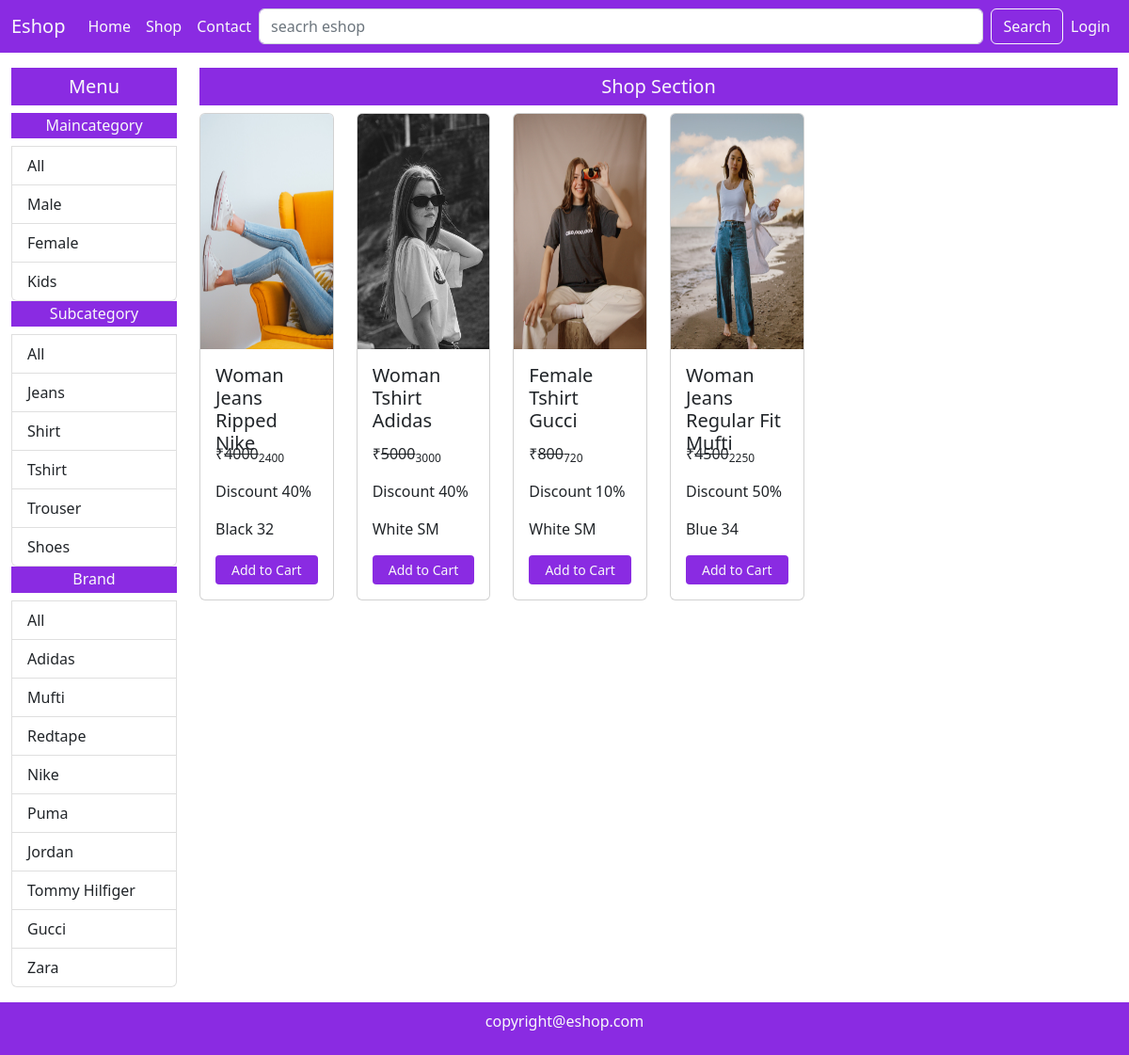
Page /shop/Female/All/All/ on the committed database.
### mainApp/models.py (models this page shows, shortened)
class Maincategory(models.Model):
    id = models.AutoField(primary_key=True)
    name = models.CharField(max_length=20)

class Subcategory(models.Model):
    id = models.AutoField(primary_key=True)
    name = models.CharField(max_length=20)

class Brand(models.Model):
    id = models.AutoField(primary_key=True)
    name = models.CharField(max_length=20)

class Product(models.Model):
    id = models.AutoField(primary_key=True)
    name = models.CharField(max_length=50)
    maincategory = models.ForeignKey(Maincategory,on_delete=models.CASCADE)
    subcategory = models.ForeignKey(Subcategory,on_delete=models.CASCADE)
    brand = models.ForeignKey(Brand,on_delete=models.CASCADE)
    color = models.CharField(max_length=20)
    size = models.CharField(max_length=20)
    stock = models.CharField(max_length=20,default="In Stock",null=True,blank=True)
    description = models.TextField()
    baseprice = models.IntegerField()
    discount = models.IntegerField(default=0,null=True,blank=True)
    finalprice = models.IntegerField()
    pic1 = models.ImageField(upload_to="uploads",default="",null=True,blank=True)
    pic2 = models.ImageField(upload_to="uploads",default="",null=True,blank=True)
    pic3 = models.ImageField(upload_to="uploads",default="",null=True,blank=True)
    pic4 = models.ImageField(upload_to="uploads",default="",null=True,blank=True)

### mainApp/views.py (the view)
# urls.py: path('shop/<str:mc>/<str:sc>/<str:br>/',views.shop),
def shop(Request,mc,sc,br):
    if(mc=='All' and sc=='All' and br=='All'):
        data = Product.objects.all().order_by('id').reverse()
    elif(mc!='All' and sc=='All' and br=='All'):
        data = Product.objects.filter(maincategory=Maincategory.objects.get(name=mc)).order_by('id').reverse()
    elif(mc=='All' and sc!='All' and br=='All'):
        data = Product.objects.filter(subcategory=Subcategory.objects.get(name=sc)).order_by('id').reverse()
    elif(mc=='All' and sc=='All' and br!='All'):
        data = Product.objects.filter(brand=Brand.objects.get(name=br)).order_by('id').reverse()
    elif(mc!='All' and sc!='All' and br=='All'):
        data = Product.objects.filter(maincategory=Maincategory.objects.get(name=mc),subcategory=Subcategory.objects.get(name=sc)).order_by('id').reverse()
    elif(mc!='All' and sc=='All' and br!='All'):
        data = Product.objects.filter(maincategory=Maincategory.objects.get(name=mc),brand=Brand.objects.get(name=br)).order_by('id').reverse()
    elif(mc=='All' and sc!='All' and br!='All'):
        data = Product.objects.filter(brand=Brand.objects.get(name=br),subcategory=Subcategory.objects.get(name=sc)).order_by('id').reverse()
    else:
        data = Product.objects.filter(maincategory=Maincategory.objects.get(name=mc),brand=Brand.objects.get(name=br),subcategory=Subcategory.objects.get(name=sc)).order_by('id').reverse()
    maincategory = Maincategory.objects.all()
    subcategory = Subcategory.objects.all()
    brand = Brand.objects.all()
    return render(Request,"shop.html",{'data':data,'maincategory':maincategory,'subcategory':subcategory,'brand':brand,'mc':mc,'sc':sc,'br':br})

### mainApp/templates/shop.html (shortened to what this page needs)
{% extends 'index.html' %}
{% block content %}
<div class="container-fluid">
    <div class="row my-3">
        <div class="col-lg-2 col-md-3 col-sm-6 col-12">
            <h5 class="background text-light text-center p-2">Menu</h5>
            <div class="list-group">
                <h6 class="background text-light text-center p-1">Maincategory</h6>
                <a href="/shop/All/{{sc}}/{{br}}/" class="list-group-item list-group-item-action">All</a>
                {% for i in maincategory %}
                <a href="/shop/{{i.name}}/{{sc}}/{{br}}/" class="list-group-item list-group-item-action">{{i.name}}</a>
                {% endfor %}
            </div>
            <div class="list-group">
                <h6 class="background text-light text-center p-1">Subcategory</h6>
                <a href="/shop/{{mc}}/All/{{br}}/" class="list-group-item list-group-item-action">All</a>
                {% for i in subcategory %}
                <a href="/shop/{{mc}}/{{i.name}}/{{br}}/" class="list-group-item list-group-item-action">{{i.name}}</a>
                {% endfor %}
            </div>
            <div class="list-group">
                <h6 class="background text-light text-center p-1">Brand</h6>
                <a href="/shop/{{mc}}/{{sc}}/All/" class="list-group-item list-group-item-action">All</a>
                {% for i in brand %}
                <a href="/shop/{{mc}}/{{sc}}/{{i.name}}/" class="list-group-item list-group-item-action">{{i.name}}</a>
                {% endfor %}
            </div>
        </div>
        <div class="col-lg-10 col-md-9 col-sm-6 col-12">
            <h5 class="background text-center text-light p-2">Shop Section</h5>
            <div class="row">
                {% for i in data %}
                <div class="col-xl-2 col-lg-3 col-md-4 col-sm-6 col-12 mb-3">
                    <div class="card">
                        <img src="{{i.pic1.url}}" height="250px" class="card-img-top" alt="...">
                        <div class="card-body">
                            <h5 class="card-title">{{i.name}}</h5>
                            <p class="card-text">&#8377;<del>{{i.baseprice}}</del><sub>{{i.finalprice}}</sub></p>
                            <p class="card-text">Discount {{i.discount}}%</p>
                            <p class="card-text">{{i.color}} {{i.size}}</p>
                            <a href="/single_product/{{i.id}}" class="btn background text-light w-100 btn-sm">Add to Cart</a>
                        </div>
                    </div>
                </div>
                {% endfor %}
            </div>
        </div>
    </div>
</div>
{% endblock %}

### mainApp/templates/index.html (shortened to what this page needs)
{% load static %}
<!DOCTYPE html>
<html lang="en">
<head>
    <link href="https://cdn.jsdelivr.net/npm/bootstrap@5.2.2/dist/css/bootstrap.min.css" rel="stylesheet">
    <link rel="stylesheet" href="https://cdn.jsdelivr.net/npm/bootstrap-icons@1.3.0/font/bootstrap-icons.css">
    <link rel="stylesheet" href="{% static 'css/style.css'%}">
</head>
<body>
    <nav class="navbar navbar-expand-lg background sticky-top">
        <div class="container-fluid">
            <a class="navbar-brand text-light" href="/">Eshop</a>
            <div class="collapse navbar-collapse" id="navbarSupportedContent">
                <ul class="navbar-nav me-auto mb-2 mb-lg-0">
                    <li class="nav-item">
                        <a class="nav-link text-light active" aria-current="page" href="/">Home</a>
                    </li>
                    <li class="nav-item">
                        <a class="nav-link text-light" href="/shop/All/All/All">Shop</a>
                    </li>
                    <li class="nav-item">
                        <a class="nav-link text-light" href="/contact/">Contact</a>
                    </li>
                </ul>
                <form class="d-flex w-100" role="search" action="/search/" method="post">
                    <input class="form-control me-2" name="search" type="search" placeholder="seacrh eshop" aria-label="Search">
                    <button class="btn btn-outline-light" type="submit">Search</button>
                </form>
                <ul class="navbar-nav me-auto mb-2 mb-lg-0">
                    {% if request.user.is_authenticated %}
                    <li class="nav-item dropdown">
                        <a class="nav-link text-light dropdown-toggle" href="#" role="button" data-bs-toggle="dropdown"
                            aria-expanded="false">
                            {{request.user.username}}
                        </a>
                        <ul class="dropdown-menu">
                            <li><a class="dropdown-item" href="/profile/">Profile</a></li>
                            <li><a class="dropdown-item" href="/cart/">Cart</a></li>
                            <li>
                                <hr class="dropdown-divider">
                            </li>
                            <li><a class="dropdown-item" href="/logout/">Logout</a></li>
                        </ul>
                    </li>
                    {% else %}
                    <li class="nav-item">
                        <a class="nav-link text-light" href="/login/">Login</a>
                    </li>
                    {% endif %}
                </ul>
            </div>
        </div>
    </nav>
    {% block content %}{% endblock %}
    <footer class="background text-light text-center p-2">
        <p>copyright@eshop.com</p>
    </footer>
</body>
</html>

### mainApp/static/css/style.css (style rules this page uses)
.background { background-color: blueviolet; }
.card-title { height: 75px; }

### rows in the picture
Maincategory: name "Male"
Maincategory: name "Female"
Maincategory: name "Kids"
Subcategory: name "Jeans"
Subcategory: name "Shirt"
Subcategory: name "Tshirt"
Subcategory: name "Trouser"
Subcategory: name "Shoes"
Brand: name "Adidas"
Brand: name "Mufti"
Brand: name "Redtape"
Brand: name "Nike"
Brand: name "Puma"
Brand: name "Jordan"
Brand: name "Tommy Hilfiger"
Brand: name "Gucci"
Brand: name "Zara"
Product: pic1 (picture), name "Woman Jeans Ripped Nike", baseprice "4000", finalprice "2400", discount "40", color "Black", size "32"
Product: pic1 (picture), name "Woman Tshirt Adidas", baseprice "5000", finalprice "3000", discount "40", color "White", size "SM"
Product: pic1 (picture), name "Female Tshirt Gucci", baseprice "800", finalprice "720", discount "10", color "White", size "SM"
Product: pic1 (picture), name "Woman Jeans Regular Fit Mufti", baseprice "4500", finalprice "2250", discount "50", color "Blue", size "34"
